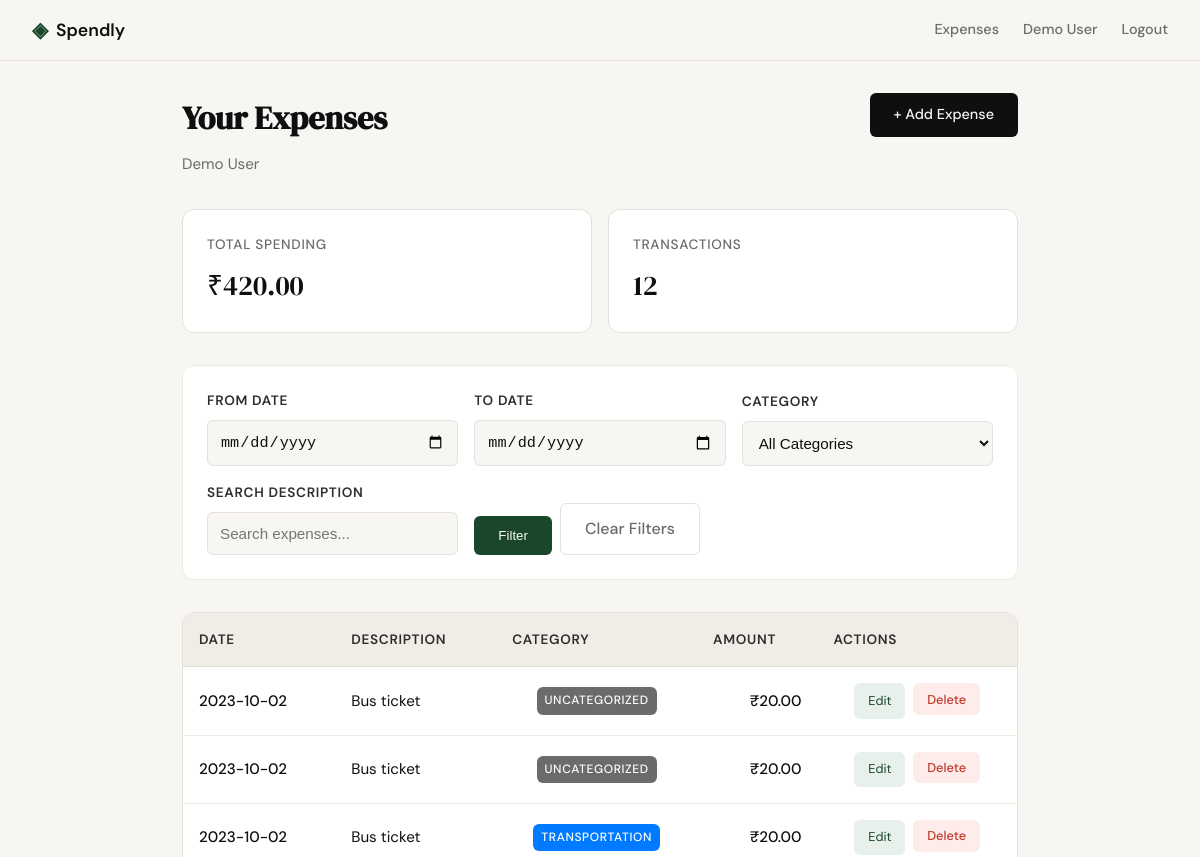
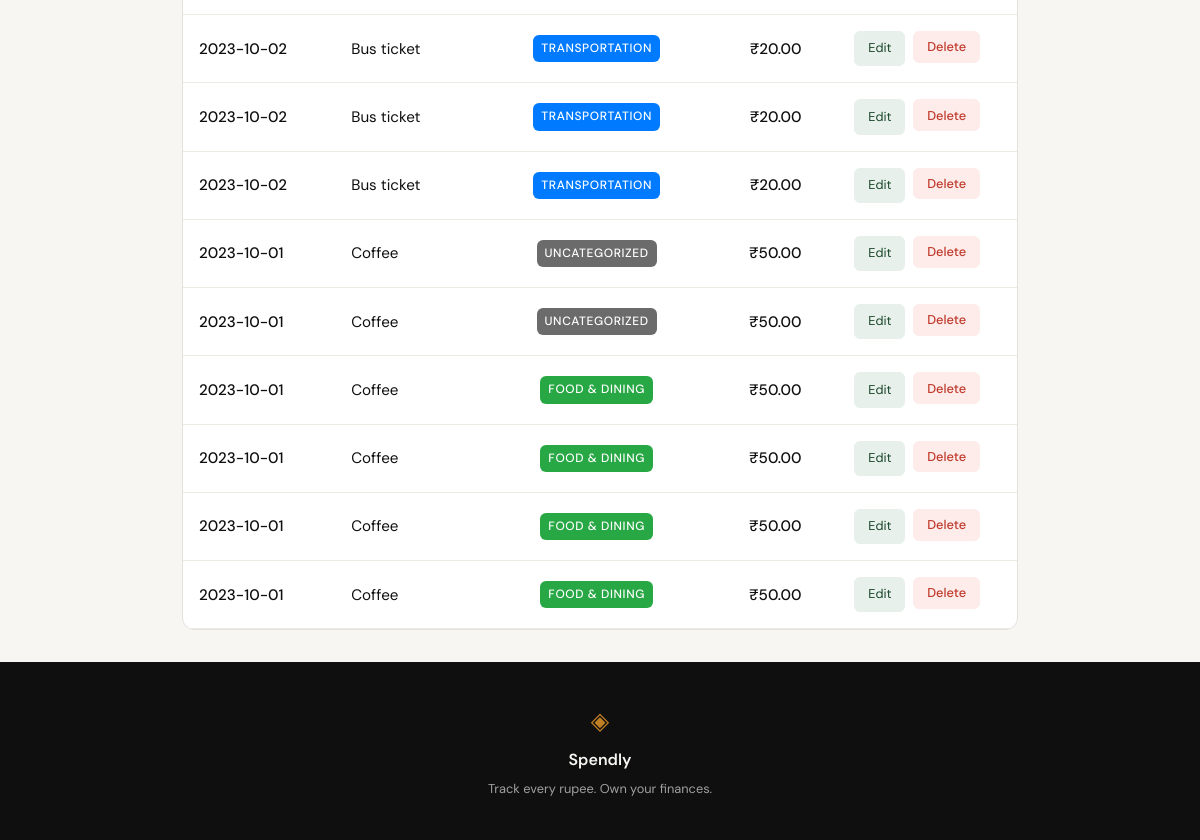
The app's page /expenses (signed in), older data (2 pictures, top to bottom).
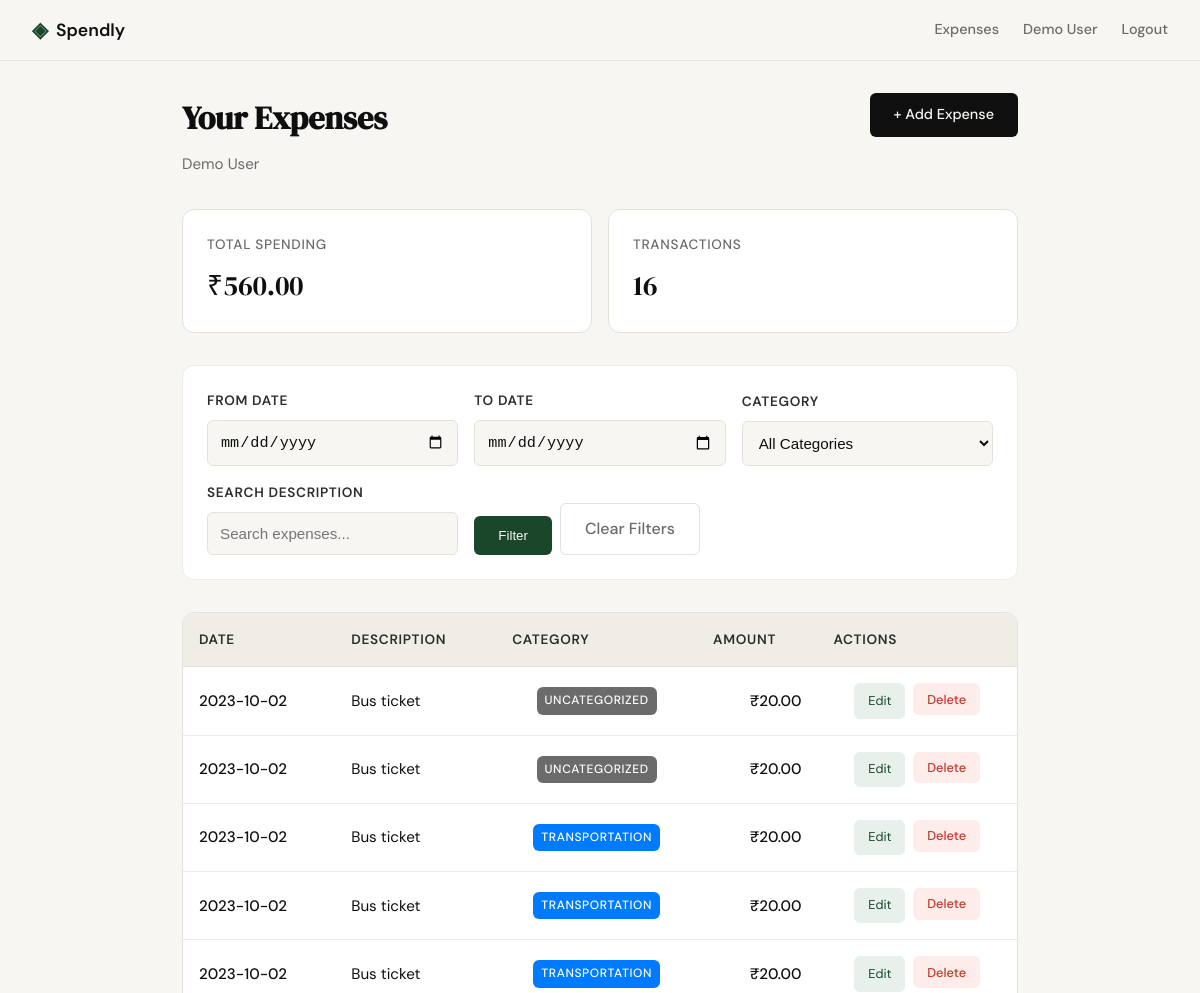
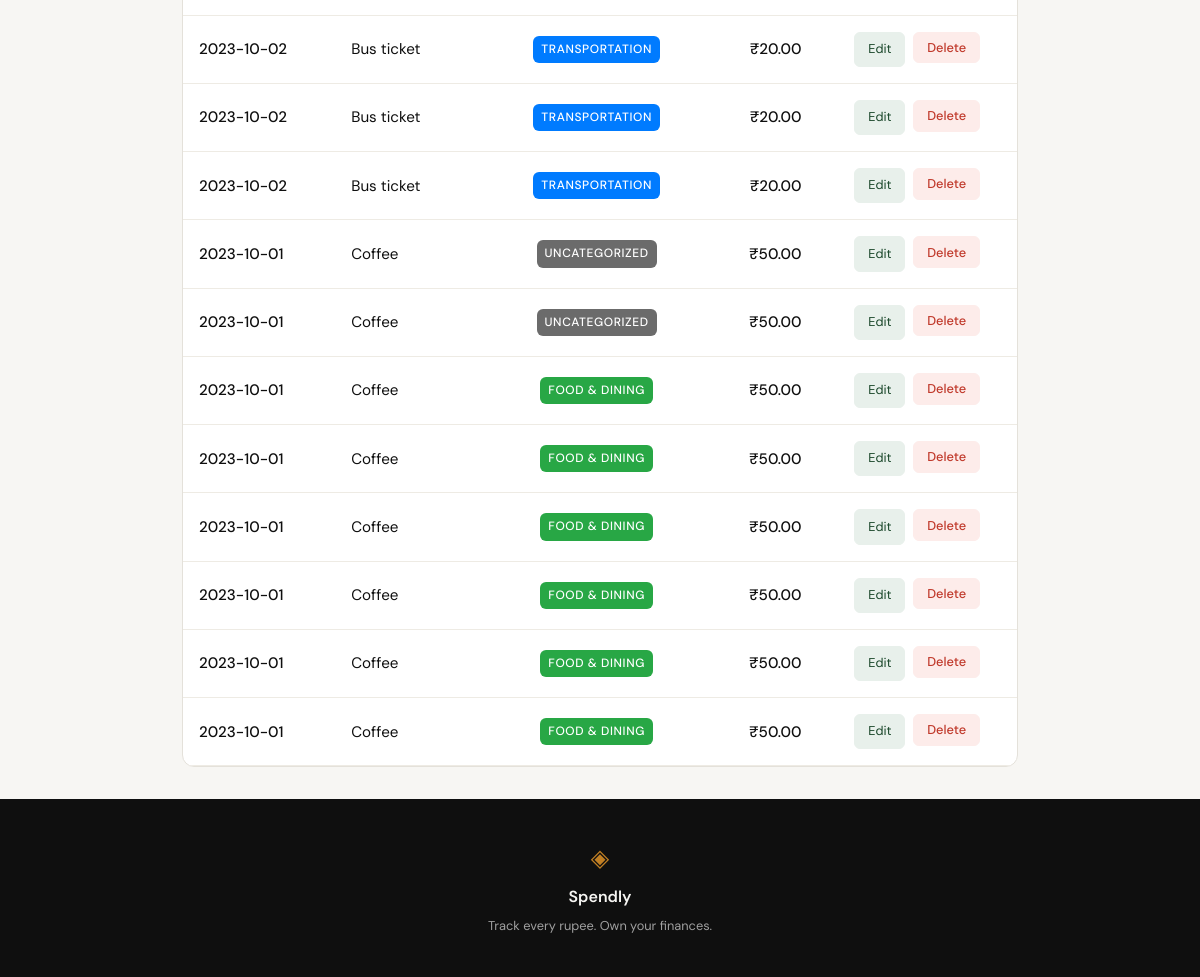
The same page, newer data (2 pictures, top to bottom).
### tables this page shows
CREATE TABLE users (
            id INTEGER PRIMARY KEY AUTOINCREMENT,
            name TEXT NOT NULL,
            email TEXT UNIQUE NOT NULL,
            password_hash TEXT NOT NULL
        );

CREATE TABLE expenses (
            id INTEGER PRIMARY KEY AUTOINCREMENT,
            user_id INTEGER NOT NULL,
            amount REAL NOT NULL,
            description TEXT,
            date TEXT NOT NULL, category_id INTEGER REFERENCES categories (id),
            FOREIGN KEY (user_id) REFERENCES users (id)
        );

CREATE TABLE categories (
            id INTEGER PRIMARY KEY AUTOINCREMENT,
            name TEXT UNIQUE NOT NULL,
            color TEXT DEFAULT '#007bff'
        );

### expense-tracker/app.py (the view)
@app.route("/expenses")
def expenses():
    if "user_id" not in session:
        return redirect(url_for("login"))
    db = get_db()
    user = db.execute("SELECT * FROM users WHERE id = ?", (session["user_id"],)).fetchone()
    date_from = request.args.get('date_from', '').strip()
    date_to = request.args.get('date_to', '').strip()
    category_id = request.args.get('category', '').strip()
    search = request.args.get('search', '').strip()
    query = """
        SELECT e.*, c.name as category_name, c.color as category_color
        FROM expenses e
        LEFT JOIN categories c ON e.category_id = c.id
        WHERE e.user_id = ?
    """
    params = [session["user_id"]]
    if date_from:
        query += " AND e.date >= ?"
        params.append(date_from)
    if date_to:
        query += " AND e.date <= ?"
        params.append(date_to)
    if category_id:
        query += " AND e.category_id = ?"
        params.append(category_id)
    if search:
        query += " AND e.description LIKE ?"
        params.append(f"%{search}%")
    query += " ORDER BY e.date DESC"
    expenses_list = db.execute(query, params).fetchall()
    categories = db.execute("SELECT * FROM categories ORDER BY name").fetchall()
    db.close()
    if not user:
        session.clear()
        return redirect(url_for("login"))
    total_spent = sum(exp["amount"] for exp in expenses_list)
    return render_template("expenses.html", user=user, expenses=expenses_list,
                         total_spent=total_spent, categories=categories)

### expense-tracker/database/db.py (called while the page is built)
def get_db():
    conn = sqlite3.connect('expenses.db')
    conn.row_factory = sqlite3.Row
    conn.execute('PRAGMA foreign_keys = ON')
    return conn

### expense-tracker/templates/expenses.html (shortened to what this page needs)
{% extends "base.html" %}
{% block content %}
<div class="expenses-container">
    <div class="expenses-header">
        <div class="expenses-title-section">
            <h1>Your Expenses</h1>
            <p class="expenses-user">{{ user['name'] }}</p>
        </div>
        <a href="{{ url_for('add_expense') }}" class="btn-primary">+ Add Expense</a>
    </div>
    <div class="expenses-summary">
        <div class="summary-card">
            <span class="summary-label">Total Spending</span>
            <span class="summary-value">₹{{ "%.2f"|format(total_spent) }}</span>
        </div>
        <div class="summary-card">
            <span class="summary-label">Transactions</span>
            <span class="summary-value">{{ expenses|length }}</span>
        </div>
    </div>
    <div class="filters-section">
        <form method="GET" class="filters-form">
            <div class="filter-group">
                <label for="date_from">From Date</label>
                <input type="date" id="date_from" name="date_from"
                       value="{{ request.args.get('date_from', '') }}" class="filter-input">
            </div>
            <div class="filter-group">
                <label for="date_to">To Date</label>
                <input type="date" id="date_to" name="date_to"
                       value="{{ request.args.get('date_to', '') }}" class="filter-input">
            </div>
            <div class="filter-group">
                <label for="category">Category</label>
                <select id="category" name="category" class="filter-input">
                    <option value="">All Categories</option>
                </select>
            </div>
            <div class="filter-group">
                <label for="search">Search Description</label>
                <input type="text" id="search" name="search"
                       placeholder="Search expenses..."
                       value="{{ request.args.get('search', '') }}" class="filter-input">
            </div>
            <div class="filter-actions">
                <button type="submit" class="btn-filter">Filter</button>
                <a href="{{ url_for('expenses') }}" class="btn-clear">Clear Filters</a>
            </div>
        </form>
    </div>
    <div class="expenses-list">
        {% if expenses %}
            <table class="expenses-table">
                <thead>
                    <tr>
                        <th>Date</th>
                        <th>Description</th>
                        <th>Category</th>
                        <th class="amount-col">Amount</th>
                        <th class="actions-col">Actions</th>
                    </tr>
                </thead>
                <tbody>
                    {% for expense in expenses %}
                    <tr class="expense-row">
                        <td class="date-cell">{{ expense['date'] }}</td>
                        <td class="desc-cell">{{ expense['description'] or '—' }}</td>
                        <td class="category-cell">
                            {% if expense['category_name'] %}
                                <span class="category-badge" style="background-color: {{ expense['category_color'] }};">
                                    {{ expense['category_name'] }}
                                </span>
                            {% else %}
                                <span class="category-badge category-uncategorized">Uncategorized</span>
                            {% endif %}
                        </td>
                        <td class="amount-cell">₹{{ "%.2f"|format(expense['amount']) }}</td>
                        <td class="actions-cell">
                            <a href="{{ url_for('edit_expense', id=expense['id']) }}" class="btn-row-edit">Edit</a>
                            <form method="POST" action="{{ url_for('delete_expense', id=expense['id']) }}" style="display: inline;"
                                  onsubmit="return confirm('Delete this expense?')">
                                <button type="submit" class="btn-row-delete">Delete</button>
                            </form>
                        </td>
                    </tr>
                    {% endfor %}
                </tbody>
            </table>
        {% else %}
            <div class="empty-state">
                <p class="empty-title">No expenses yet</p>
                <p class="empty-text">Start tracking your spending by adding your first expense.</p>
                <a href="{{ url_for('add_expense') }}" class="btn-primary">Add Your First Expense</a>
            </div>
        {% endif %}
    </div>
</div>
{% endblock %}

### expense-tracker/templates/base.html (shortened to what this page needs)
<!DOCTYPE html>
<html lang="en">
<head>
    <link rel="stylesheet" href="{{ url_for('static', filename='css/style.css') }}">
</head>
<body>
    <nav class="navbar">
        <div class="nav-inner">
            <a href="{{ url_for('landing') }}" class="nav-brand">
                <span class="brand-icon">◈</span>
                <span class="brand-name">Spendly</span>
            </a>
            <div class="nav-links">
                {% if session.get('user_id') %}
                    <a href="{{ url_for('expenses') }}">Expenses</a>
                    <a href="{{ url_for('profile') }}">{{ session.get('user_name', 'Profile') }}</a>
                    <a href="{{ url_for('logout') }}" class="nav-logout">Logout</a>
                {% else %}
                    <a href="{{ url_for('login') }}">Sign in</a>
                    <a href="{{ url_for('register') }}" class="nav-cta">Get started</a>
                {% endif %}
            </div>
        </div>
    </nav>
    <main class="main-content">
        {% block content %}{% endblock %}
    </main>
    <footer class="footer">
        <div class="footer-inner">
            <span class="brand-icon">◈</span>
            <span class="footer-name">Spendly</span>
            <p class="footer-copy">Track every rupee. Own your finances.</p>
        </div>
    </footer>
</body>
</html>

### expense-tracker/static/css/style.css (style rules this page uses)
:root { --ink: #0f0f0f; --ink-soft: #2d2d2d; --ink-muted: #6b6b6b; --ink-faint: #a0a0a0; --paper: #f7f6f3; --paper-warm: #f0ede6; --paper-card: #ffffff; --accent: #1a472a; --accent-light: #e8f0eb; --accent-2: #c17f24; --accent-2-light: #fdf3e3; --danger: #c0392b; --danger-light: #fdecea; --border: #e4e1da; --border-soft: #eeebe4; --font-display: 'DM Serif Display', Georgia, serif; --font-body: 'DM Sans', system-ui, sans-serif; --max-width: 1200px; --auth-width: 440px; --radius-sm: 6px; --radius-md: 12px; --radius-lg: 20px; }
*, *::before, *::after { box-sizing: border-box; margin: 0; padding: 0; }
html { font-size: 16px; scroll-behavior: smooth; }
body { background: var(--paper); color: var(--ink); font-family: var(--font-body); font-size: 1rem; line-height: 1.6; -webkit-font-smoothing: antialiased; }
a { color: inherit; text-decoration: none; }
.navbar { position: sticky; top: 0; z-index: 100; background: var(--paper); border-bottom: 1px solid var(--border); padding: 0 2rem; }
.nav-inner { max-width: var(--max-width); margin: 0 auto; height: 60px; display: flex; align-items: center; justify-content: space-between; }
.nav-brand { display: flex; align-items: center; gap: 0.5rem; font-family: var(--font-body); font-weight: 600; font-size: 1.1rem; color: var(--ink); }
.brand-icon { color: var(--accent); font-size: 1.3rem; }
.brand-name { color: var(--ink); }
.nav-links { display: flex; align-items: center; gap: 1.5rem; font-size: 0.9rem; font-weight: 500; }
.nav-links a { color: var(--ink-muted); transition: color 0.2s; }
.main-content { min-height: calc(100vh - 60px - 100px); }
.btn-primary { display: inline-block; background: var(--ink); color: var(--paper); padding: 0.65rem 1.5rem; border-radius: var(--radius-sm); font-family: var(--font-body); font-size: 0.9rem; font-weight: 500; cursor: pointer; border: none; transition: background 0.2s; text-decoration: none; }
.footer { background: var(--ink); color: var(--paper); padding: 2.5rem 2rem; text-align: center; }
.footer-inner { display: flex; flex-direction: column; align-items: center; gap: 0.4rem; }
.footer .brand-icon { color: var(--accent-2); font-size: 1.5rem; }
.footer-name { font-weight: 600; font-size: 1rem; }
.footer-copy { font-size: 0.8rem; color: var(--ink-faint); }

Row changes from the older to the newer data that the page shows:
added expenses: date "2023-10-02", description "Bus ticket", category_name "TRANSPORTATION", amount "20.00"
added expenses: date "2023-10-02", description "Bus ticket", category_name "TRANSPORTATION", amount "20.00"
added expenses: date "2023-10-01", description "Coffee", category_name "FOOD & DINING", amount "50.00"
added expenses: date "2023-10-01", description "Coffee", category_name "FOOD & DINING", amount "50.00"
Text that changed along with them:
{{ "%.2f"|format(total_spent) }}: "420.00" → "560.00"
{{ expenses|length }}: "12" → "16"
